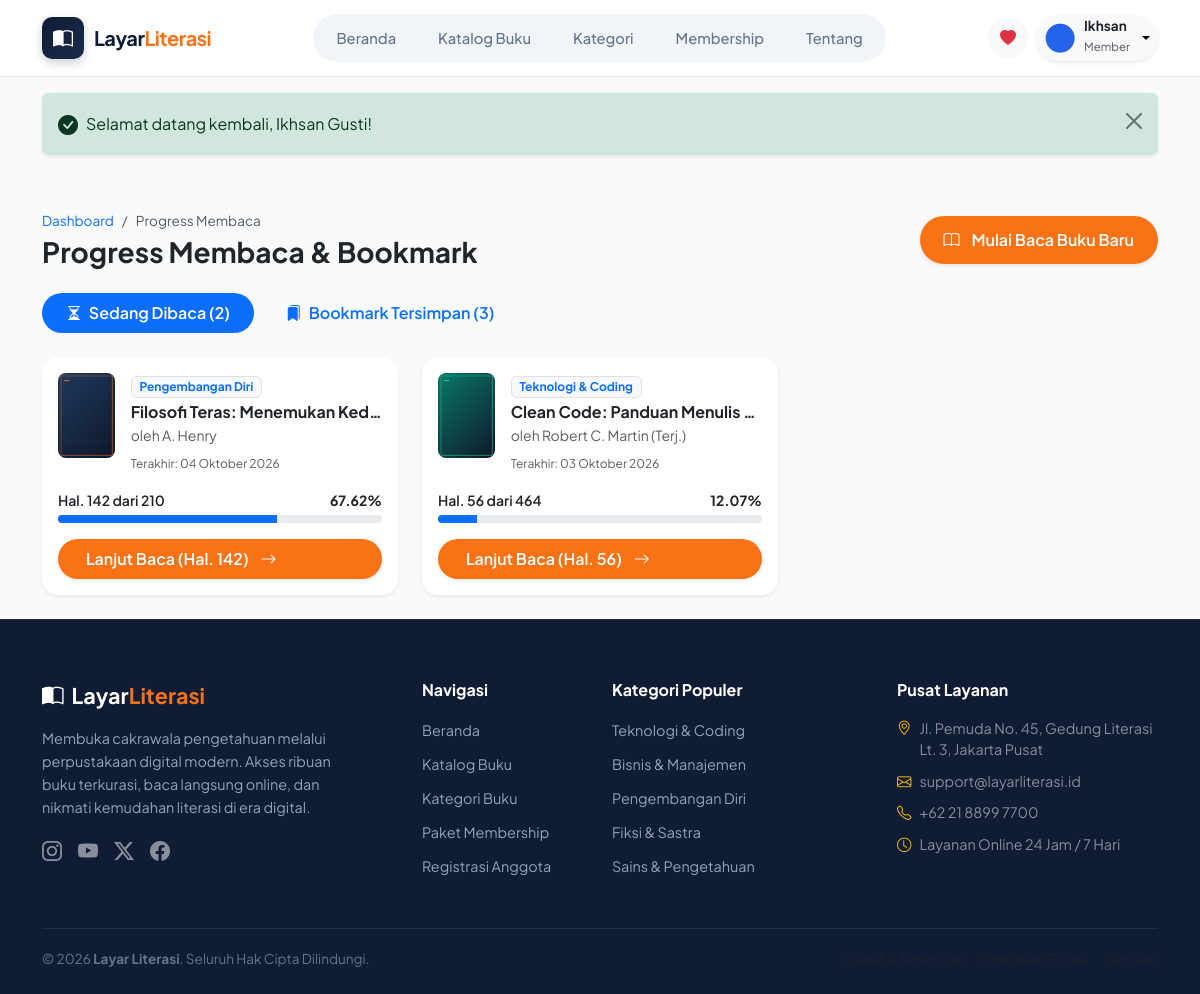
/member/progress.php (signed in), run on the app's committed database.
### tables this page shows
CREATE TABLE `users` (
  `id` INT AUTO_INCREMENT PRIMARY KEY,
  `name` VARCHAR(100) NOT NULL,
  `email` VARCHAR(100) NOT NULL UNIQUE,
  `password` VARCHAR(255) NOT NULL,
  `role` ENUM('admin', 'member') NOT NULL DEFAULT 'member',
  `avatar` VARCHAR(255) DEFAULT 'default-avatar.png',
  `phone` VARCHAR(20) DEFAULT NULL,
  `membership_id` INT DEFAULT 1,
  `membership_expires_at` DATE DEFAULT NULL,
  `status` ENUM('active', 'suspended') NOT NULL DEFAULT 'active',
  `created_at` TIMESTAMP DEFAULT CURRENT_TIMESTAMP,
  `updated_at` TIMESTAMP DEFAULT CURRENT_TIMESTAMP ON UPDATE CURRENT_TIMESTAMP,
  FOREIGN KEY (`membership_id`) REFERENCES `memberships`(`id`) ON DELETE SET NULL
);

CREATE TABLE `reading_progress` (
  `id` INT AUTO_INCREMENT PRIMARY KEY,
  `user_id` INT NOT NULL,
  `book_id` INT NOT NULL,
  `current_page` INT NOT NULL DEFAULT 1,
  `total_pages` INT NOT NULL DEFAULT 1,
  `percentage` DECIMAL(5,2) NOT NULL DEFAULT 0.00,
  `last_read_at` TIMESTAMP DEFAULT CURRENT_TIMESTAMP ON UPDATE CURRENT_TIMESTAMP,
  UNIQUE KEY `unique_user_book_progress` (`user_id`, `book_id`),
  FOREIGN KEY (`user_id`) REFERENCES `users`(`id`) ON DELETE CASCADE,
  FOREIGN KEY (`book_id`) REFERENCES `books`(`id`) ON DELETE CASCADE
);

CREATE TABLE `books` (
  `id` INT AUTO_INCREMENT PRIMARY KEY,
  `category_id` INT NOT NULL,
  `title` VARCHAR(255) NOT NULL,
  `slug` VARCHAR(255) NOT NULL UNIQUE,
  `author` VARCHAR(150) NOT NULL,
  `publisher` VARCHAR(150) NOT NULL,
  `publication_year` INT NOT NULL,
  `isbn` VARCHAR(30) DEFAULT NULL,
  `pages` INT NOT NULL DEFAULT 100,
  `description` TEXT,
  `stock` INT NOT NULL DEFAULT 5,
  `cover_image` VARCHAR(255) DEFAULT 'default-book.png',
  `pdf_file` VARCHAR(255) DEFAULT NULL,
  `membership_tier` ENUM('free', 'basic', 'premium') NOT NULL DEFAULT 'free',
  `views_count` INT NOT NULL DEFAULT 0,
  `rating` DECIMAL(2,1) NOT NULL DEFAULT 4.8,
  `is_featured` TINYINT(1) NOT NULL DEFAULT 0,
  `created_at` TIMESTAMP DEFAULT CURRENT_TIMESTAMP,
  `updated_at` TIMESTAMP DEFAULT CURRENT_TIMESTAMP ON UPDATE CURRENT_TIMESTAMP,
  FOREIGN KEY (`category_id`) REFERENCES `categories`(`id`) ON DELETE RESTRICT
);

CREATE TABLE `categories` (
  `id` INT AUTO_INCREMENT PRIMARY KEY,
  `name` VARCHAR(100) NOT NULL,
  `slug` VARCHAR(100) NOT NULL UNIQUE,
  `icon` VARCHAR(50) DEFAULT 'bi-book',
  `description` TEXT DEFAULT NULL,
  `created_at` TIMESTAMP DEFAULT CURRENT_TIMESTAMP
);

### includes/auth_middleware.php (called while the page is built, shortened)
<?php
function currentUser(): ?array {
    static $user = null;
    if ($user !== null) {
        return $user;
    }
    $db = getDB();
    $stmt = $db->prepare("
        SELECT u.*, m.name AS membership_name, m.slug AS membership_slug,
               m.max_borrow_count, m.max_borrow_days, m.can_read_premium, m.badge_color
        FROM users u
        LEFT JOIN memberships m ON u.membership_id = m.id
        WHERE u.id = ? AND u.status = 'active'
        LIMIT 1
    ");
    $stmt->execute([$_SESSION['user_id']]);
    $res = $stmt->fetch();
    $user = $res;
    return $user;
}
function isAdmin(): bool {
    $u = currentUser();
    return $u && $u['role'] === 'admin';
}
function requireMember(): void {
    if (isAdmin()) {
        redirect('admin/index.php');
    }
}

### includes/helpers.php (called while the page is built, shortened)
<?php
function e(?string $str): string {
    return htmlspecialchars($str ?? '', ENT_QUOTES, 'UTF-8');
}
function formatDate(?string $dateStr): string {
    $time = strtotime($dateStr);
    $months = [
        1 => 'Januari', 'Februari', 'Maret', 'April', 'Mei', 'Juni',
        'Juli', 'Agustus', 'September', 'Oktober', 'November', 'Desember'
    ];
    $day = date('d', $time);
    $month = $months[(int)date('m', $time)];
    $year = date('Y', $time);
    return "$day $month $year";
}
function getBookCoverUrl(?string $coverName): string {
    if (file_exists(UPLOADS_PATH . '/covers/' . $coverName)) {
        return UPLOADS_URL . '/covers/' . $coverName;
    }
    return ASSETS_URL . '/images/default-book.png';
}
function getUserAvatarUrl(?string $avatarName): string {
    if (file_exists(UPLOADS_PATH . '/avatars/' . $avatarName)) {
        return UPLOADS_URL . '/avatars/' . $avatarName;
    }
    return ASSETS_URL . '/images/default-avatar.png';
}

### member/progress.php (the view, shortened to what this page needs)
<?php
requireMember();
$user = currentUser();
$db = getDB();
$userId = (int)$user['id'];
$stmtProg = $db->prepare("
    SELECT rp.*, bk.title, bk.author, bk.cover_image, bk.pdf_file, c.name AS category_name
    FROM reading_progress rp
    JOIN books bk ON rp.book_id = bk.id
    JOIN categories c ON bk.category_id = c.id
    WHERE rp.user_id = ?
    ORDER BY rp.last_read_at DESC
");
$stmtProg->execute([$userId]);
$progressList = $stmtProg->fetchAll();
$stmtBm = $db->prepare("
    SELECT bm.*, bk.title, bk.cover_image
    FROM bookmarks bm
    JOIN books bk ON bm.book_id = bk.id
    WHERE bm.user_id = ?
    ORDER BY bm.created_at DESC
");
$stmtBm->execute([$userId]);
$bookmarkList = $stmtBm->fetchAll();
require_once __DIR__ . '/../includes/header.php';
?>
<div class="container py-4">
    <div class="d-flex flex-column flex-md-row justify-content-between align-items-md-center mb-4">
        <div>
            <nav aria-label="breadcrumb">
                <ol class="breadcrumb mb-1" style="font-size: 0.85rem;">
                    <li class="breadcrumb-item"><a href="<?= BASE_URL ?>/member/index.php" class="text-decoration-none">Dashboard</a></li>
                    <li class="breadcrumb-item active" aria-current="page">Progress Membaca</li>
                </ol>
            </nav>
            <h2 class="h3 fw-bold text-dark mb-0">Progress Membaca & Bookmark</h2>
        </div>
        <a href="<?= BASE_URL ?>/catalog.php" class="btn btn-orange rounded-pill px-4 mt-3 mt-md-0 fw-semibold shadow-sm">
            <i class="bi bi-book me-1"></i> Mulai Baca Buku Baru
        </a>
    </div>
    <ul class="nav nav-pills mb-4 gap-2" id="progressTabs" role="tablist">
        <li class="nav-item" role="presentation">
            <button class="nav-link active rounded-pill px-4 fw-semibold" id="progress-tab" data-bs-toggle="pill" data-bs-target="#tab-progress" type="button" role="tab">
                <i class="bi bi-hourglass-split me-1"></i> Sedang Dibaca (<?= count($progressList) ?>)
            </button>
        </li>
        <li class="nav-item" role="presentation">
            <button class="nav-link rounded-pill px-4 fw-semibold" id="bookmarks-tab" data-bs-toggle="pill" data-bs-target="#tab-bookmarks" type="button" role="tab">
                <i class="bi bi-bookmarks-fill me-1"></i> Bookmark Tersimpan (<?= count($bookmarkList) ?>)
            </button>
        </li>
    </ul>
    <div class="tab-content" id="progressTabsContent">
        <div class="tab-pane fade show active" id="tab-progress" role="tabpanel">
            <?php if (empty($progressList)): ?>
                <div class="card border-0 shadow-sm rounded-4 p-5 text-center bg-white">
                    <i class="bi bi-book-half display-1 text-muted d-block mb-3"></i>
                    <h5 class="fw-bold text-dark">Belum Ada Riwayat Membaca</h5>
                    <p class="text-muted small max-w-500 mx-auto mb-4">
                        Saat Anda membaca buku online dengan PDF.js reader, progres halaman yang Anda buka akan tersimpan secara otomatis di sini.
                    </p>
                    <div>
                        <a href="<?= BASE_URL ?>/catalog.php" class="btn btn-primary rounded-pill px-4">
                            Pilih Buku untuk Dibaca
                        </a>
                    </div>
                </div>
            <?php else: ?>
                <div class="row g-4">
                    <?php foreach ($progressList as $prog): ?>
                        <div class="col-md-6 col-lg-4">
                            <div class="card border-0 shadow-sm rounded-4 p-3 bg-white h-100 d-flex flex-column">
                                <div class="d-flex gap-3 mb-3">
                                    <img src="<?= getBookCoverUrl($prog['cover_image']) ?>" alt="<?= e($prog['title']) ?>" style="width: 60px; height: 85px; object-fit: cover; border-radius: 8px;">
                                    <div class="overflow-hidden">
                                        <span class="badge bg-light text-primary border small mb-1"><?= e($prog['category_name']) ?></span>
                                        <h6 class="fw-bold text-dark mb-1 text-truncate" title="<?= e($prog['title']) ?>">
                                            <?= e($prog['title']) ?>
                                        </h6>
                                        <small class="text-muted d-block mb-1">oleh <?= e($prog['author']) ?></small>
                                        <small class="text-muted" style="font-size: 0.75rem;">
                                            Terakhir: <?= formatDate($prog['last_read_at']) ?>
                                        </small>
                                    </div>
                                </div>
                                <div class="mt-auto">
                                    <div class="d-flex justify-content-between align-items-center mb-1 small">
                                        <span class="fw-semibold text-dark">Hal. <?= $prog['current_page'] ?> dari <?= $prog['total_pages'] ?></span>
                                        <span class="fw-bold text-orange"><?= (float)$prog['percentage'] ?>%</span>
                                    </div>
                                    <div class="progress mb-3" style="height: 8px;">
                                        <div class="progress-bar bg-orange" style="width: <?= (float)$prog['percentage'] ?>%;"></div>
                                    </div>
                                    <a href="<?= BASE_URL ?>/read.php?id=<?= $prog['book_id'] ?>" class="btn btn-orange w-100 py-2 rounded-pill fw-semibold shadow-sm">
                                        Lanjut Baca (Hal. <?= $prog['current_page'] ?>) <i class="bi bi-arrow-right ms-1"></i>
                                    </a>
                                </div>
                            </div>
                        </div>
                    <?php endforeach; ?>
                </div>
            <?php endif; ?>
        </div>
    </div>
</div>
<?php require_once __DIR__ . '/../includes/footer.php'; ?>

### includes/navbar.php (shortened to what this page needs)
<?php
$currentPage = basename($_SERVER['PHP_SELF']);
$currentDir = basename(dirname($_SERVER['PHP_SELF']));
?>
<nav class="navbar navbar-expand-lg navbar-custom sticky-top">
    <div class="container">
        <a class="navbar-brand-logo" href="<?= BASE_URL ?>/index.php">
            <div class="brand-icon-box">
                <i class="bi bi-book-half"></i>
            </div>
            <div class="brand-title">
                Layar<span>Literasi</span>
            </div>
        </a>
        <div class="collapse navbar-collapse" id="navbarMain">
            <div class="mx-auto my-2 my-lg-0">
                <div class="nav-pill-group">
                    <a href="<?= BASE_URL ?>/index.php" class="nav-pill-link <?= ($currentPage === 'index.php' && $currentDir !== 'admin' && $currentDir !== 'member') ? 'active' : '' ?>">
                        Beranda
                    </a>
                    <a href="<?= BASE_URL ?>/catalog.php" class="nav-pill-link <?= ($currentPage === 'catalog.php' || $currentPage === 'book-detail.php') ? 'active' : '' ?>">
                        Katalog Buku
                    </a>
                    <a href="<?= BASE_URL ?>/catalog.php#kategori" class="nav-pill-link">
                        Kategori
                    </a>
                    <a href="<?= BASE_URL ?>/membership.php" class="nav-pill-link <?= ($currentPage === 'membership.php' || $currentPage === 'payment.php') ? 'active' : '' ?>">
                        Membership
                    </a>
                    <a href="<?= BASE_URL ?>/index.php#tentang" class="nav-pill-link">
                        Tentang
                    </a>
                </div>
            </div>
            <div class="d-flex align-items-center gap-2 mt-3 mt-lg-0">
                <?php if ($currentUser): ?>
                    <?php if ($currentUser['role'] === 'member'): ?>
                        <a href="<?= BASE_URL ?>/member/favorites.php" class="btn btn-light rounded-circle text-muted p-2 d-none d-md-flex align-items-center justify-content-center" style="width: 40px; height: 40px;" title="Buku Favorit">
                            <i class="bi bi-heart-fill text-danger"></i>
                        </a>
                    <?php endif; ?>
                    <div class="dropdown">
                        <button class="btn btn-light border-0 dropdown-toggle d-flex align-items-center gap-2 py-1 px-2 rounded-pill shadow-sm" type="button" id="userMenuBtn" data-bs-toggle="dropdown" aria-expanded="false">
                            <img src="<?= getUserAvatarUrl($currentUser['avatar']) ?>" alt="<?= e($currentUser['name']) ?>" class="rounded-circle" style="width: 32px; height: 32px; object-fit: cover;">
                            <div class="text-start d-none d-sm-block">
                                <span class="d-block fw-bold text-dark lh-1" style="font-size: 0.85rem;"><?= e(explode(' ', $currentUser['name'])[0]) ?></span>
                                <small class="text-muted" style="font-size: 0.72rem;"><?= ucfirst($currentUser['role']) ?></small>
                            </div>
                        </button>
                    </div>
                <?php endif; ?>
            </div>
        </div>
    </div>
</nav>

### assets/css/style.css (style rules this page uses)
:root { --primary-navy: #101c34; --secondary-navy: #192a4c; --hero-dark: #0d1629; --accent-orange: #f97316; --accent-orange-hover: #ea580c; --accent-orange-light: #fff7ed; --brand-blue: #2563eb; --brand-blue-hover: #1d4ed8; --bg-light: #f8fafc; --card-bg: #ffffff; --border-color: #e2e8f0; --text-primary: #1e293b; --text-muted: #64748b; --text-white: #ffffff; --radius-sm: 8px; --radius-md: 12px; --radius-lg: 16px; --radius-full: 9999px; --shadow-sm: 0 1px 3px rgba(0, 0, 0, 0.05); --shadow-md: 0 4px 15px -2px rgba(15, 23, 42, 0.08); --shadow-lg: 0 12px 30px -4px rgba(15, 23, 42, 0.12); --shadow-hover: 0 20px 35px -5px rgba(15, 23, 42, 0.15); }
body { font-family: 'Plus Jakarta Sans', 'Inter', -apple-system, BlinkMacSystemFont, "Segoe UI", Roboto, sans-serif; background-color: var(--bg-light); color: var(--text-primary); min-height: 100vh; display: flex; flex-direction: column; }
.navbar-custom { background-color: #ffffff; border-bottom: 1px solid var(--border-color); padding: 14px 0; transition: all 0.3s ease; }
.navbar-brand-logo { display: flex; align-items: center; gap: 10px; text-decoration: none; }
.brand-icon-box { width: 42px; height: 42px; background: linear-gradient(135deg, var(--primary-navy), var(--secondary-navy)); border-radius: 10px; display: flex; align-items: center; justify-content: center; color: #ffffff; font-size: 1.25rem; box-shadow: 0 4px 10px rgba(16, 28, 52, 0.2); }
.brand-title { font-weight: 700; font-size: 1.25rem; color: var(--primary-navy); letter-spacing: -0.5px; }
.brand-title span { color: var(--accent-orange); }
.nav-pill-group { display: flex; align-items: center; gap: 6px; background-color: #f1f5f9; padding: 5px; border-radius: var(--radius-full); }
.nav-pill-link { color: var(--text-muted); font-weight: 500; font-size: 0.92rem; padding: 8px 18px; border-radius: var(--radius-full); text-decoration: none; transition: all 0.2s ease; }
.btn-orange { background-color: var(--accent-orange); color: #ffffff; font-weight: 600; border: none; padding: 12px 28px; border-radius: var(--radius-md); text-decoration: none; display: inline-flex; align-items: center; gap: 8px; transition: all 0.2s ease; box-shadow: 0 6px 20px rgba(249, 115, 22, 0.35); }

### data on the page
users: avatar (picture), name "Ikhsan", role "Member"
reading_progress: book.cover_image (picture), categories.name "Pengembangan Diri", book.title "Filosofi Teras: Menemukan Ked…", book.author "A. Henry", last_read_at "04 Oktober 2026", current_page "142", total_pages "210", percentage "67.62"
reading_progress: book.cover_image (picture), categories.name "Teknologi & Coding", book.title "Clean Code: Panduan Menulis…", book.author "Robert C. Martin (Terj.)", last_read_at "03 Oktober 2026", current_page "56", total_pages "464", percentage "12.07"

### other printed values
$flash['message'] "Selamat datang kembali, Ikhsan Gusti!"
count($progressList) "2"
count($bookmarkList) "3"
